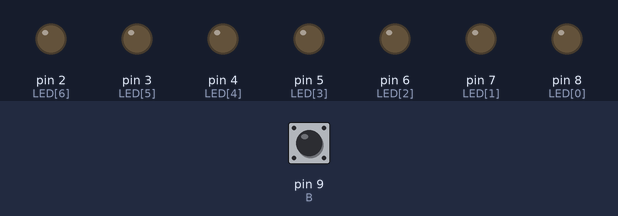
Recording of a sketch running on a simulated Arduino Uno, built with avr-gcc and run on an emulated ATmega328P. Parts: output pins drawn as LEDs (lit = HIGH). The test bench sets the inputs (shaded band); at power-on: pin 9 (B) LOW. What the sketch prints to the serial monitor is not drawn.

Above: at 1.2 s.
1.3 s: pin 9 (B) driven HIGH
3.2 s: pin 9 (B) pulsed LOW 5 times (0.12 s each, 0.3 s apart)
At 4.6 s:
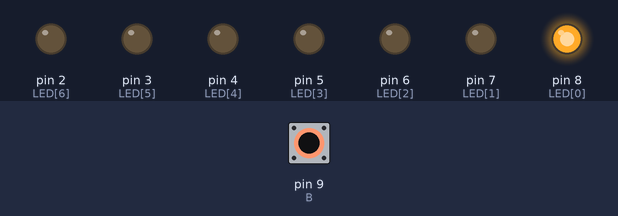
Timing chart, 0 to 7.8 s (numbered marks = the images above; inputs shaded):
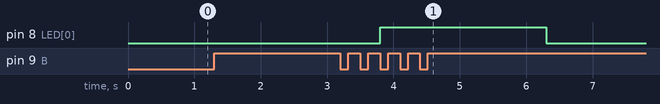

The sketch:

a4s_2023.3.17.ino
```cpp
#define B 9 //button
int LED[7] = {8,7,6,5,4,3,2};

int startTime;

bool buttonUp = true;
bool buttonPress(){
  bool buttonState = digitalRead(B);
  if(buttonState && buttonUp) buttonUp = false;
  else if (!buttonState && !buttonUp){
    buttonUp = true;
    return true;
  }else return false;
}

void Ledlevel(int number){
  for(int i=0;i<number;i++){
    digitalWrite(LED[i],HIGH);
  }
  for(int i=6;i>=number;i--){
    digitalWrite(LED[i],LOW);
  }
}
void setup() {
  // put your setup code here, to run once:
  Serial.begin(9600);
  pinMode(B,INPUT);
  for(int i=0;i<7;i++){
    pinMode(LED[i],OUTPUT);
  }
}

int buttonPressTime = 0;
void loop() {
  // put your main code here, to run repeatedly:
  if(buttonPress()){
    startTime = millis();
    buttonPressTime++;
    while(1){
      if(buttonPress()) buttonPressTime++;
      int duration = (millis() - startTime+1000)/1000;
      int cps = buttonPressTime/2/duration;
      Serial.println(buttonPressTime/2);
      Ledlevel(cps);
    }
  }

}
```

Measured:
- after the input at 3.2 s, pin 8 (LED[0]): LOW → HIGH after 0.60 s, → LOW 2.5 s later
